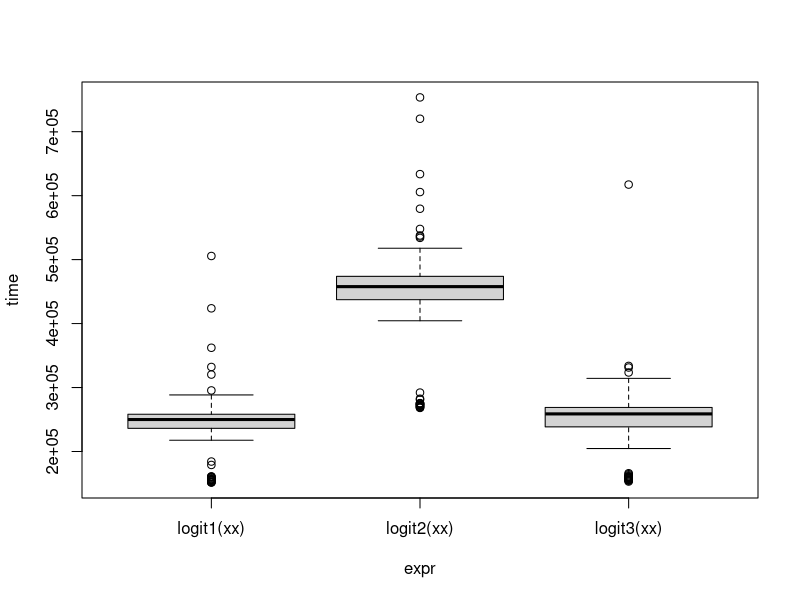
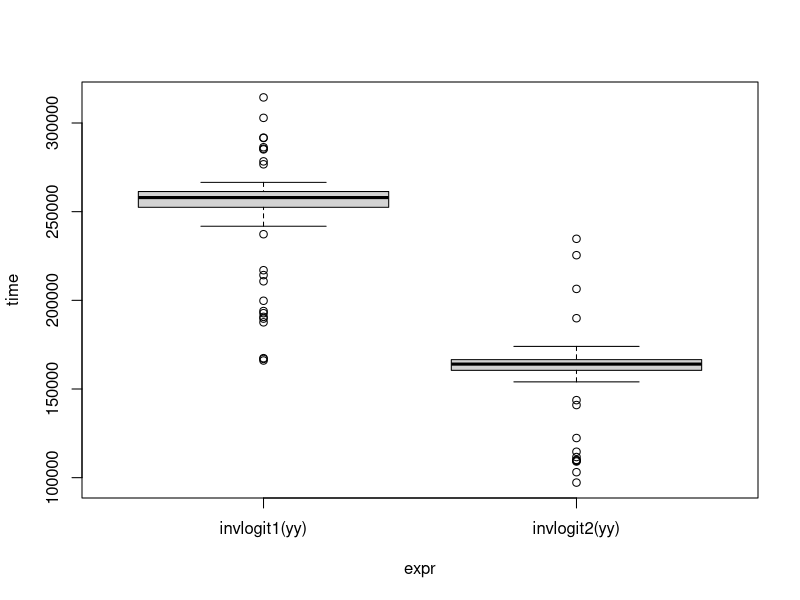

Generate these figures, in order, with R:
# test which of these is faster
# this is stupid because i'm never doing a billion logits but i'm curious
library(microbenchmark)

# logit and invlogit
logit1 <- function(p) log(p / (1 - p))
logit2 <- function(p) log(p) - log(1 - p)
logit3 <- function(p) -log(1/p - 1)

invlogit1 <- function(a) exp(a) / (exp(a) + 1)
invlogit2 <- function(a) 1 / (1 + exp(-a))

xx <- seq(0, 1, length = 10000)
yy <- logit1(xx)

plot(microbenchmark(logit1(xx), logit2(xx), logit3(xx)))
plot(microbenchmark(invlogit1(yy), invlogit2(yy)))